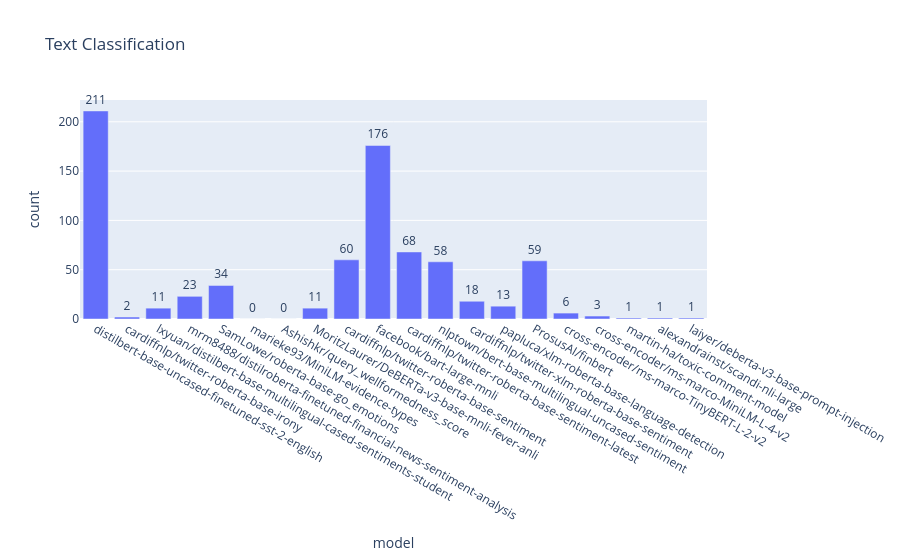

Notebook code for this chart:
### Markdown cell above
#### Display a bar chart to show the number of spaces for each "Text Classfication" model

### Code cell
# convert dict for plotting the bar chart

cla_space_count = {
    "model": [],
    "count": []
}

for m, s in cla_spaces.items():
    cla_space_count["model"].append(m)
    cla_space_count["count"].append(len(s))

# from left to right, the number of downloads is decreasing, as order is preserved

fig = px.bar(
    cla_space_count, y="count", x="model", text_auto=True,
    labels={"x": "Models", "y": "Space Count"},
    title="Text Classification", height=600
)
fig.update_traces(textfont_size=12, textangle=0, textposition="outside", cliponaxis=False)
fig.show()

### Figure 1 — Plotly figure (JSON) as saved in the notebook; plotly's stock layout.template omitted (floating-point values rounded to 4 significant figures)
{"data": [{"alignmentgroup": "True", "cliponaxis": false, "hovertemplate": "model=%{x}<br>count=%{y}<extra></extra>", "legendgroup": "", "marker": {"color": "#636efa", "pattern": {"shape": ""}}, "name": "", "offsetgroup": "", "orientation": "v", "showlegend": false, "textangle": 0, "textfont": {"size": 12}, "textposition": "outside", "texttemplate": "%{y}", "type": "bar", "x": ["distilbert-base-uncased-finetuned-sst-2-english", "cardiffnlp/twitter-roberta-base-irony", "lxyuan/distilbert-base-multilingual-cased-sentiments-student", "mrm8488/distilroberta-finetuned-financial-news-sentiment-analysis", "SamLowe/roberta-base-go_emotions", "marieke93/MiniLM-evidence-types", "Ashishkr/query_wellformedness_score", "MoritzLaurer/DeBERTa-v3-base-mnli-fever-anli", "cardiffnlp/twitter-roberta-base-sentiment", "facebook/bart-large-mnli", "cardiffnlp/twitter-roberta-base-sentiment-latest", "nlptown/bert-base-multilingual-uncased-sentiment", "cardiffnlp/twitter-xlm-roberta-base-sentiment", "papluca/xlm-roberta-base-language-detection", "ProsusAI/finbert", "cross-encoder/ms-marco-TinyBERT-L-2-v2", "cross-encoder/ms-marco-MiniLM-L-4-v2", "martin-ha/toxic-comment-model", "alexandrainst/scandi-nli-large", "laiyer/deberta-v3-base-prompt-injection"], "xaxis": "x", "y": [211, 2, 11, 23, 34, 0, 0, 11, 60, 176, 68, 58, 18, 13, 59, 6, 3, 1, 1, 1], "yaxis": "y"}], "layout": {"autosize": true, "barmode": "relative", "legend": {"tracegroupgap": 0}, "title": {"text": "Text Classification"}, "xaxis": {"anchor": "y", "autorange": true, "domain": [0, 1], "range": [-0.5, 19.5], "title": {"text": "model"}, "type": "category"}, "yaxis": {"anchor": "x", "autorange": true, "domain": [0, 1], "range": [0, 222.1], "title": {"text": "count"}, "type": "linear"}}}
